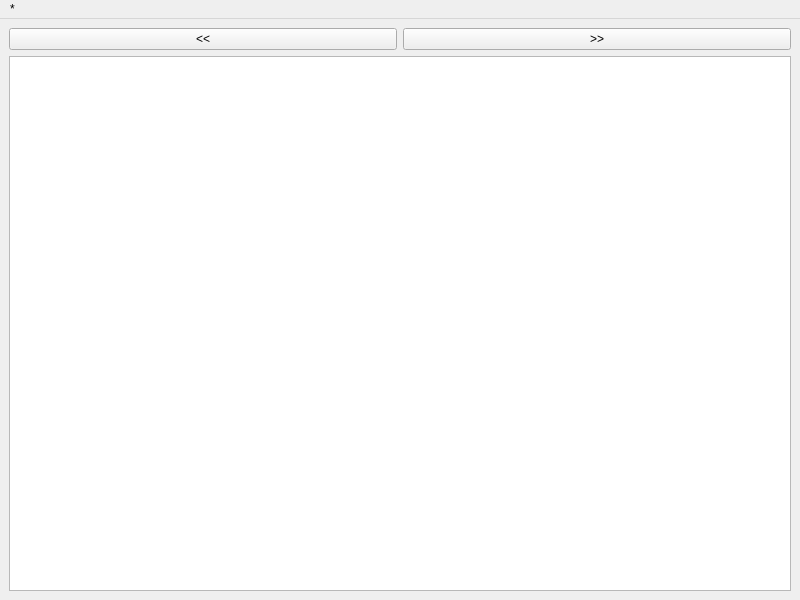
<?xml version="1.0" encoding="UTF-8"?>
<ui version="4.0">
 <class>timetableWindow</class>
 <widget class="QMainWindow" name="timetableWindow">
  <property name="geometry">
   <rect>
    <x>0</x>
    <y>0</y>
    <width>800</width>
    <height>600</height>
   </rect>
  </property>
  <property name="windowTitle">
   <string>Rozvrh - StudentUI</string>
  </property>
  <widget class="QWidget" name="centralwidget">
   <layout class="QGridLayout" name="gridLayout">
    <item row="0" column="0">
     <layout class="QVBoxLayout" name="verticalLayout">
      <item>
       <layout class="QHBoxLayout" name="horizontalLayout">
        <item>
         <widget class="QPushButton" name="pushPrev">
          <property name="text">
           <string>&lt;&lt;</string>
          </property>
         </widget>
        </item>
        <item>
         <widget class="QPushButton" name="pushNext">
          <property name="text">
           <string>&gt;&gt;</string>
          </property>
         </widget>
        </item>
       </layout>
      </item>
      <item>
       <widget class="QTableWidget" name="Timetable"/>
      </item>
     </layout>
    </item>
   </layout>
  </widget>
  <widget class="QMenuBar" name="menubar">
   <property name="geometry">
    <rect>
     <x>0</x>
     <y>0</y>
     <width>800</width>
     <height>30</height>
    </rect>
   </property>
   <widget class="QMenu" name="menuWeek">
    <property name="title">
     <string>*</string>
    </property>
   </widget>
   <addaction name="menuWeek"/>
  </widget>
 </widget>
 <resources/>
 <connections/>
</ui>
